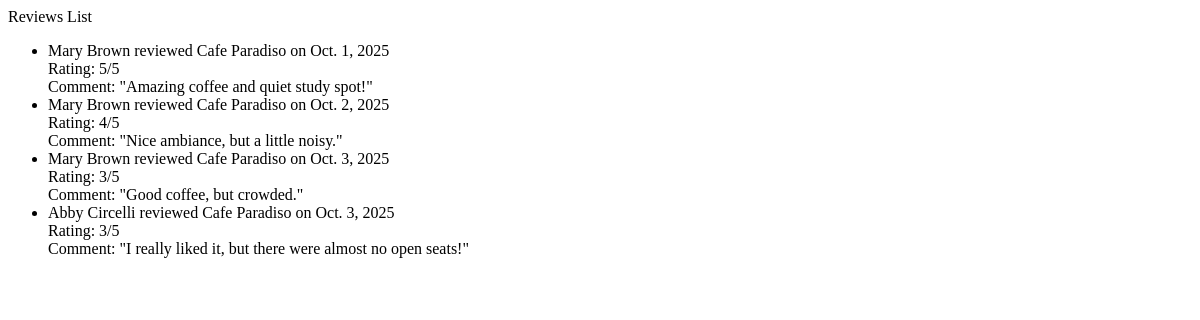
Before: /students/reviews/ (signed in) with the older database file.
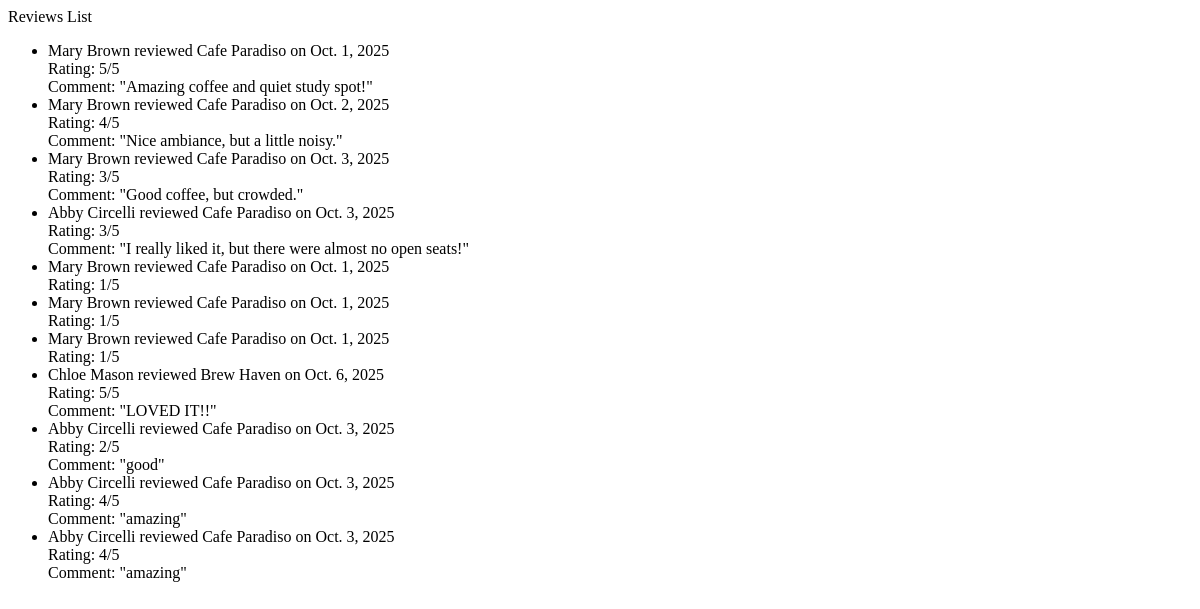
After: the same page with the newer database file.
### students/models.py (models this page shows, shortened)
class Review(models.Model):
    rating_choices = [
        (1, "1 star"),
        (2, "2 stars"),
        (3, "3 stars"),
        (4, "4 stars"),
        (5, "5 stars"),
    ]
    name = models.CharField(max_length=50, blank=True)
    visit = models.ForeignKey(Visit, on_delete=models.CASCADE)
    rating = models.IntegerField(choices=rating_choices)
    comment = models.TextField(blank=True)

class Visit(models.Model):
    student = models.ForeignKey(Student, on_delete=models.PROTECT)
    shop = models.ForeignKey(CoffeeShop, on_delete=models.PROTECT)
    visit_date = models.DateField()
    study_duration = models.IntegerField(default=0)
    class Meta:
        constraints = [
            models.UniqueConstraint(fields=['student', 'shop', 'visit_date'], name='unique_visit_date')
        ]
        ordering = ['visit_date']

class Student(models.Model):
    student_id = models.AutoField(primary_key=True)
    first_name = models.CharField(max_length=45)
    last_name = models.CharField(max_length=45)
    campus_address = models.CharField(max_length=200)
    major = models.CharField(max_length=100, blank=True)
    def __str__(self):
        return f"{self.first_name} {self.last_name}"

class CoffeeShop(models.Model):
    shop_id = models.AutoField(primary_key=True)
    name = models.CharField(max_length=100)
    location = models.CharField(max_length=200)
    capacity = models.IntegerField(default=0)

### students/views.py (the view)
# urls.py: path("reviews/", ReviewListView.as_view(), name="review-list"),
class ReviewListView(LoginRequiredMixin, ListView):
    model = Review
    template_name = 'review_list.html'
    context_object_name = 'review_list_html'

### templates/review_list.html (shortened to what this page needs)
{% block content %}
  <ul>
    {% for r in review_list_html %}
      <li>
        {{ r.visit.student }} reviewed {{ r.visit.shop.name }} on {{ r.visit.visit_date }} <br>
        Rating: {{ r.rating }}/5 <br>
        {% if r.comment %}
          Comment: "{{ r.comment }}"
        {% endif %}
      </li>
    {% empty %}
      <li>No reviews yet.</li>
    {% endfor %}
  </ul>
{% endblock %}

Changed rows visible on the page:
added Review: visit.student "Mary Brown", visit.shop.name "Cafe Paradiso", visit.visit_date "Oct. 1, 2025", rating "1"
added Review: visit.student "Mary Brown", visit.shop.name "Cafe Paradiso", visit.visit_date "Oct. 1, 2025", rating "1"
added Review: visit.student "Mary Brown", visit.shop.name "Cafe Paradiso", visit.visit_date "Oct. 1, 2025", rating "1"
added Review: visit.student "Chloe Mason", visit.shop.name "Brew Haven", visit.visit_date "Oct. 6, 2025", rating "5", comment "LOVED IT!!"
added Review: visit.student "Abby Circelli", visit.shop.name "Cafe Paradiso", visit.visit_date "Oct. 3, 2025", rating "2", comment "good"
added Review: visit.student "Abby Circelli", visit.shop.name "Cafe Paradiso", visit.visit_date "Oct. 3, 2025", rating "4", comment "amazing"
added Review: visit.student "Abby Circelli", visit.shop.name "Cafe Paradiso", visit.visit_date "Oct. 3, 2025", rating "4", comment "amazing"
